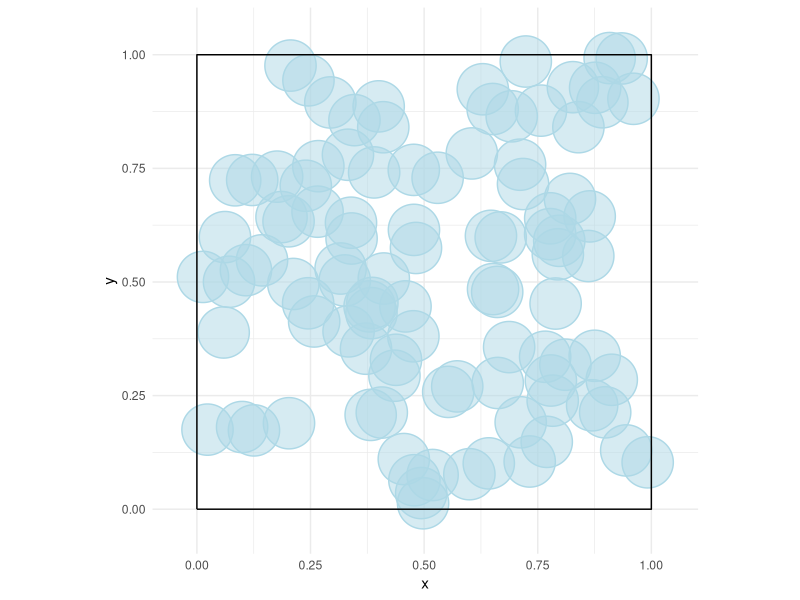

The R source for this figure:
## ---- chunk 1
library(ggplot2)
set.seed(1)
throw_disk <- \(n = 1, r = sqrt(1 / (pi * n))){
  dplyr::tibble(x = runif(n), y = runif(n), r = r)
}

throw_disk(n = 1e2) |>
  ggplot() + 
  ggforce::geom_circle(aes(x0 = x, y0 = y, r = r), fill = "lightblue", color = "lightblue", alpha = .5) + 
  geom_path(data = dplyr::tibble(x = c(0, 1, 1, 0, 0), y = c(0, 0, 1, 1, 0)), aes(x = x, y = y)) + 
  theme_minimal() + 
  coord_fixed(ratio = 1)
